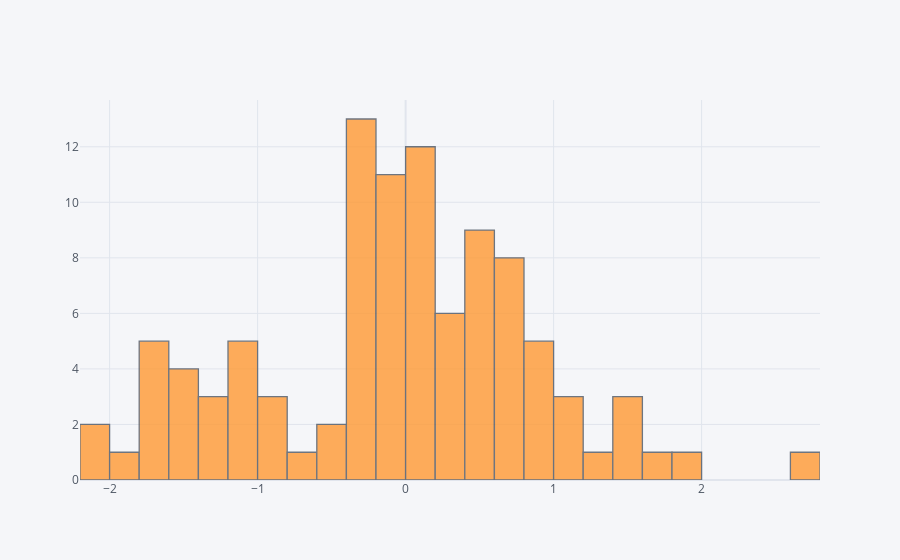

Notebook source saved alongside this figure:
### Code cell
df['A'].iplot(kind='hist', bins=40)

### Figure 1 — Plotly figure (JSON) as saved in the notebook; plotly's stock layout.template omitted (floating-point values rounded to 4 significant figures)
{"data": [{"histfunc": "count", "histnorm": "", "marker": {"color": "rgba(255, 153, 51, 1.0)", "line": {"color": "#4D5663", "width": 1.3}}, "name": "A", "nbinsx": 40, "opacity": 0.8, "orientation": "v", "type": "histogram", "x": [0.2834, -1.127, 0.5302, -0.9076, 0.3046, 1.58, 1.959, 0.4506, -0.1661, 0.4634, -0.303, 1.087, -1.607, -0.06025, -1.001, -0.8428, 0.2948, -0.2534, 0.7187, 1.335, -0.3132, -0.3912, -1.729, -0.5693, -0.1809, 0.6036, 0.1618, 0.5405, -0.05074, -1.761, 1.121, 0.2839, -0.572, -0.1994, -1.209, -2.155, -0.8507, 0.09807, -0.2085, 0.09129, 0.8507, 0.7463, 0.1599, -1.462, 0.4573, 0.7557, 0.2206, -0.276, -0.08652, -0.09391, 0.2404, 0.9387, -0.3702, -1.476, 0.482, 1.537, -1.809, 0.03328, 0.09799, -0.3225, -1.555, 0.9877, 0.0002842, -0.3946, -0.08366, 0.8416, 0.7546, 0.672, -0.1609, 0.7574, -1.175, -0.6614, 0.005947, -0.3955, -1.439, -1.334, -0.3887, 1.613, -1.679, -0.3032, 0.9461, -0.06349, -2.125, 0.08836, 2.69, 0.6519, 0.1612, 0.5534, -0.05409, -0.3394, 0.04449, -1.673, -1.39, 0.4969, 0.08337, 1.444, -1.083, -1.058, 1.154, 0.5302]}], "layout": {"barmode": "overlay", "legend": {"bgcolor": "#F5F6F9", "font": {"color": "#4D5663"}}, "paper_bgcolor": "#F5F6F9", "plot_bgcolor": "#F5F6F9", "title": {"font": {"color": "#4D5663"}}, "xaxis": {"gridcolor": "#E1E5ED", "showgrid": true, "tickfont": {"color": "#4D5663"}, "title": {"font": {"color": "#4D5663"}, "text": ""}, "zerolinecolor": "#E1E5ED"}, "yaxis": {"gridcolor": "#E1E5ED", "showgrid": true, "tickfont": {"color": "#4D5663"}, "title": {"font": {"color": "#4D5663"}, "text": ""}, "zerolinecolor": "#E1E5ED"}}}
